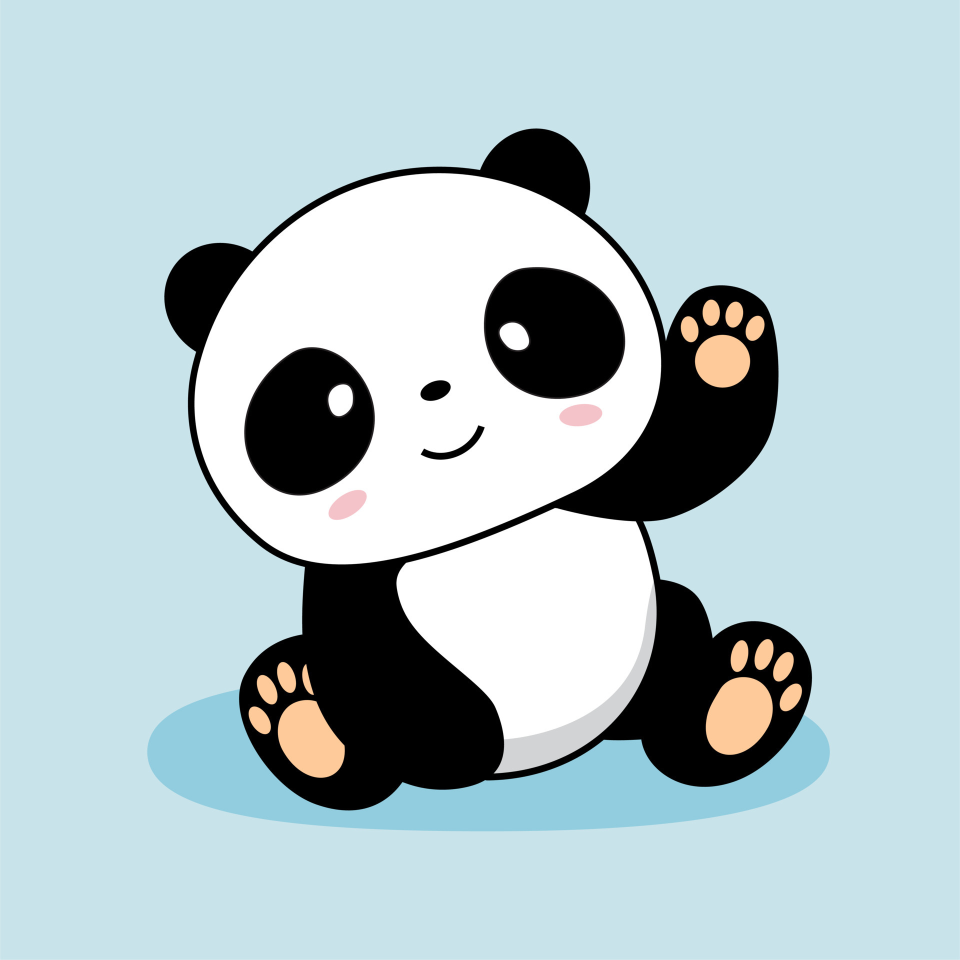
#> input picture classwork3/images.jpeg, 1920 x 1920 px (shown at 1/2 size)
$ python im_noise.py
#> lines starting #> are read from the running program, lines starting #| are printed output that depends on the picture; after the words box and inside, x2 and y2 are one past the last pixel; in counts of white or black regions, pixels touching at a corner belong together; long printed decimals are rounded
import cv2 as cv
import random
import numpy as np

def salt_papper_noise(img):

    density_salt = 0.1
    density_pepper = 0.1

    number_of_white_pixel = int(density_salt * (img.shape[0] * img.shape[1]))

    for i in range(number_of_white_pixel):
        y_coord = random.randint(0, img.shape[0] - 1)
        x_coord = random.randint(0, img.shape[1] - 1)
        img[y_coord, x_coord] = 255


    number_of_black_pixel = int(density_pepper * (img.shape[0] * img.shape[1]))

    for i in range(number_of_black_pixel):
        y_coord = random.randint(0, img.shape[0] - 1)
        x_coord = random.randint(0, img.shape[1] - 1)
        img[y_coord, x_coord] = 0


def denoise(image1, image2):
    blur = 1
    max_ssim = 0

    for _ in range(10):
        img_blur = cv.medianBlur(image2, blur)
        cv.imwrite("img_blur{}.png".format(blur),img_blur)
        ssim = SSIM(image1,img_blur)
        mse = np.mean((image1 - img_blur) ** 2)
        print(mse)
        if ssim > max_ssim and mse < 1:
            max_ssim = ssim
            size_blur = blur
        blur += 2

    img_denoise = cv.medianBlur(image2, size_blur)
    return img_denoise


def SSIM(image1, image2):
    image1 = image1.astype(np.float64)
    image2 = image2.astype(np.float64)

    image1 = image1/255
    image2 = image2/255

    K1 = 0.01
    K2 = 0.03
    L = 1

    mu1 = np.mean(image1)
    mu2 = np.mean(image2)

    sigma1_sq = np.var(image1)
    sigma2_sq = np.var(image2)
    sigma12 = np.cov(image1.flatten(), image2.flatten())[0, 1]

    C1 = (K1 * L) ** 2
    C2 = (K2 * L) ** 2
    numerator = (2 * mu1 * mu2 + C1) * (2 * sigma12 + C2)
    denominator = (mu1 ** 2 + mu2 ** 2 + C1) * (sigma1_sq + sigma2_sq + C2)

    ssim_score = numerator / denominator

    return ssim_score

image = cv.imread('images.jpeg',cv.IMREAD_GRAYSCALE)
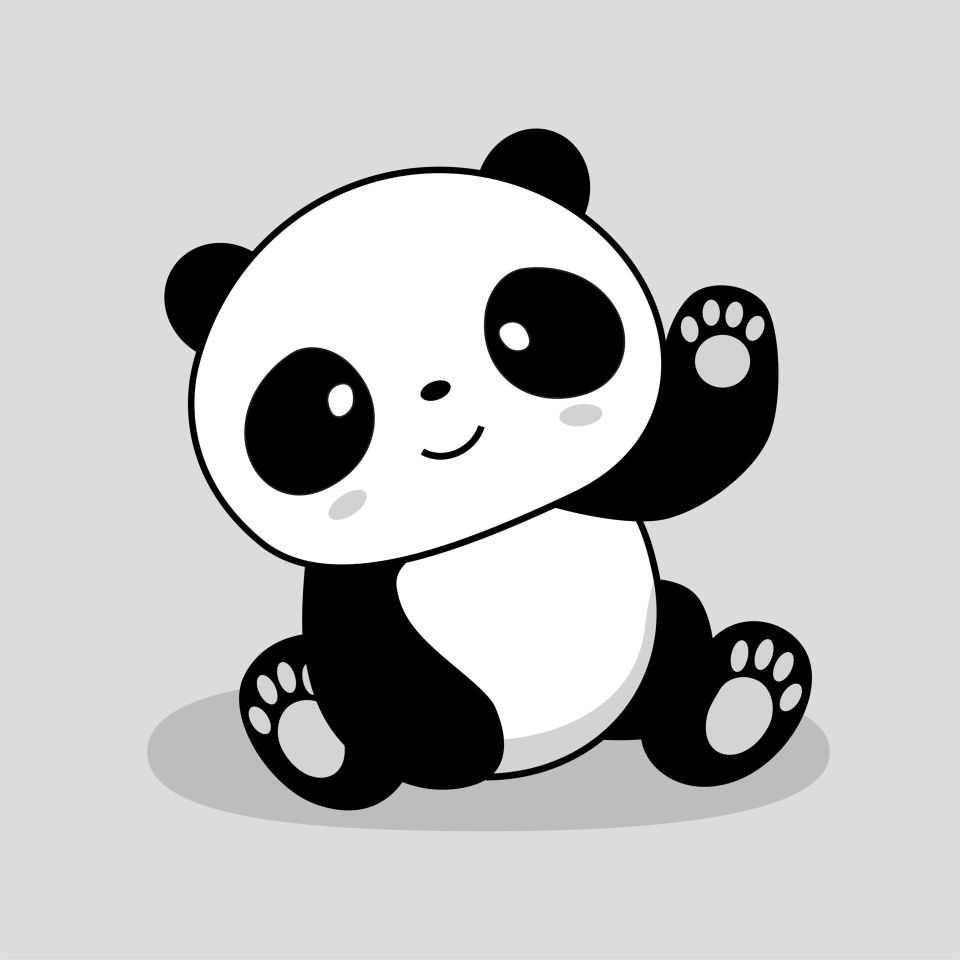
#> image: shape (1920, 1920) (shown at 1/2 size); min 0, max 255, mean 193.2
image_compare = cv.imread('images.jpeg',cv.IMREAD_GRAYSCALE)
salt_papper_noise(image)
#> after the loop in salt_papper_noise, `for i in range(number_of_white_pixel):`:
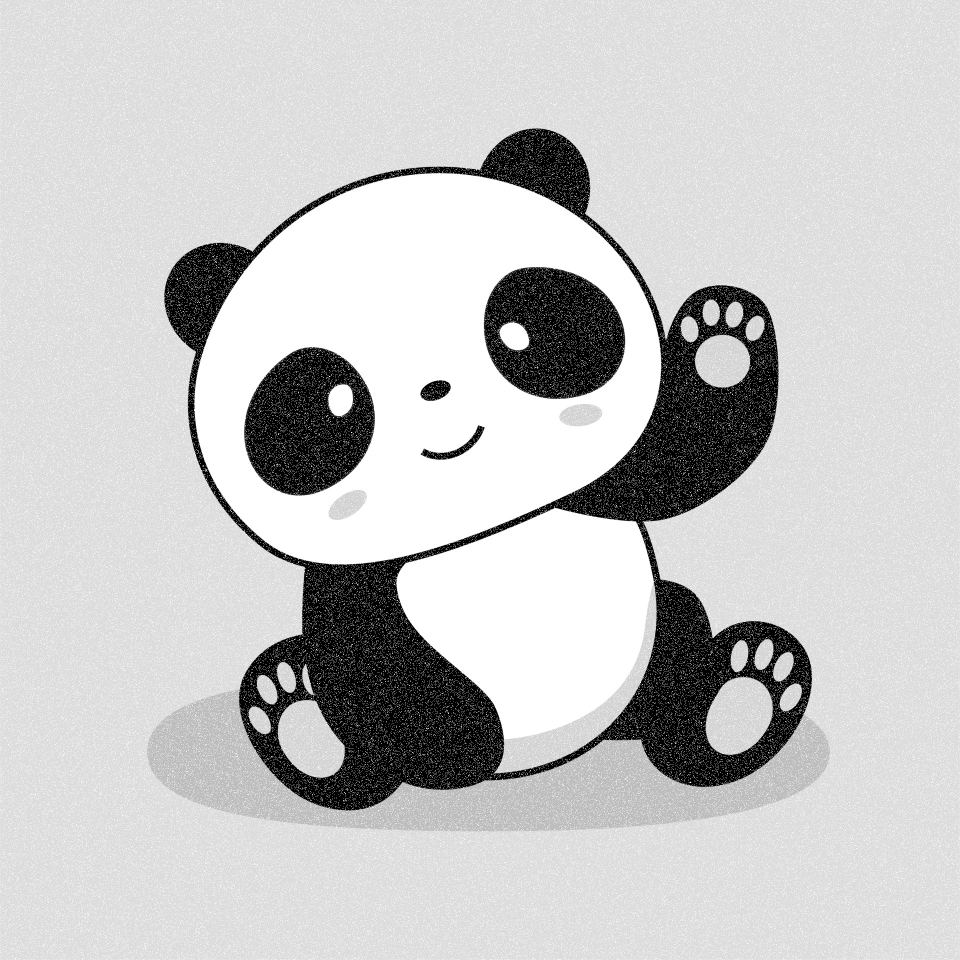
#> img: shape (1920, 1920) (shown at 1/2 size); min 0, max 255, mean 199.1
#> after the loop in salt_papper_noise, `for i in range(number_of_black_pixel):`:
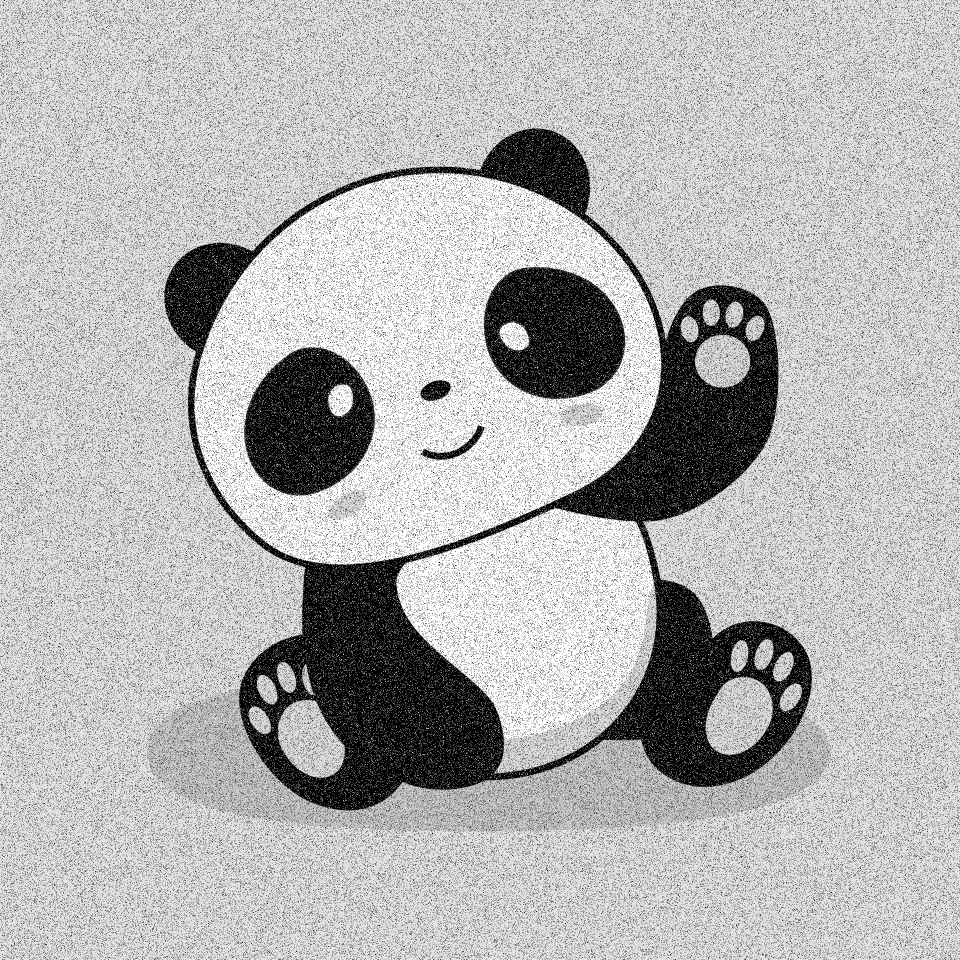
#> img: shape (1920, 1920) (shown at 1/2 size); 8.43% of pixels changed, all inside (x1, y1, x2, y2) = (0, 0, 1920, 1920)
output = denoise(image_compare, image)
#> the loop in denoise, `for _ in range(10):` made 10 passes
#> (mu2 in SSIM, sigma2_sq in SSIM, sigma12 in SSIM, numerator in SSIM, denominator in SSIM, ssim_score in SSIM, ssim, mse) on passes 2 to 3: (0.757, 0.0967, 0.0962, 0.222, 0.223, 0.996, 0.996, 0.837), (0.758, 0.0965, 0.0963, 0.222, 0.222, 0.999, 0.999, 0.899)
#> (mu2 in SSIM, sigma2_sq in SSIM, sigma12 in SSIM, numerator in SSIM, denominator in SSIM, ssim_score in SSIM, ssim, mse) on passes 1, 4, 5, 6, 7, 8: (0.706, 0.136, 0.0789, 0.17, 0.25, 0.678, 0.678, 13.23), (0.758, 0.0965, 0.0963, 0.222, 0.222, 0.999, 0.999, 0.963), (0.757, 0.0965, 0.0963, 0.222, 0.222, 0.999, 0.999, 0.999), (0.757, 0.0966, 0.0963, 0.222, 0.222, 0.999, 0.999, 1.03), (0.757, 0.0966, 0.0963, 0.222, 0.223, 0.998, 0.998, 1.07), (0.757, 0.0967, 0.0963, 0.222, 0.223, 0.998, 0.998, 1.1)
#| 13.234
#| 0.8368
#| 0.8995
#| 0.9628
#| 0.9987
#| 1.033
#| 1.067
#| 1.099
#> (further printed lines are left out)
#> after the loop in denoise, `for _ in range(10):`: blur = 21; max_ssim = 0.999; size_blur = 5
cv.imwrite("img _denoise.png",output)
cv.imwrite("img _noise.png",image)

cv.imshow("image_in", image_compare)
cv.imshow("noise",image)
cv.imshow("denoise",output)
cv.waitKey(0)
cv.destroyAllWindows()
